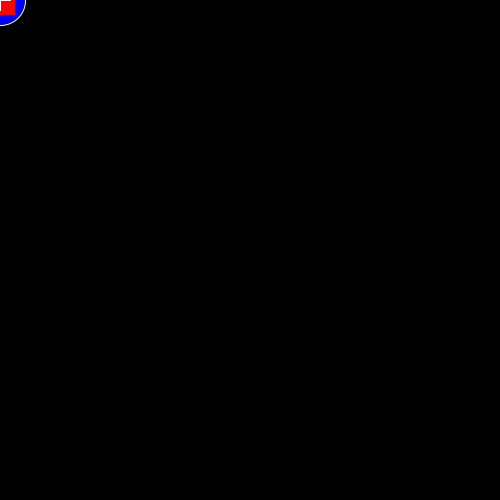
Frame 1 (no input)
Frame 60 (the mouse pressed at the canvas centre just before this capture): identical to frame 1, image omitted
Frame 120 (the mouse held since frame 60 and released just before this capture): blank canvas, image omitted

The Processing sketch that drew this single still picture (run headless with seeded random() and noise(); from frame 60 on, the mouse is pressed at the canvas centre):

// Processing sketch: processing_88974
// ── processing_88974.pde

void setup()
{
  size(500, 500);
}

void draw()
{
  if ((mouseX >= width/2 + 10) || (mouseX <= width/2 - 10)) // I tried to make it this include 10 below and above the centre on the Y-axis as well, but I could not get it to work so I simplified it to this.
  {
    background(0);

    fill(0, 0, 255);
    stroke(255);
    ellipse(mouseX, mouseY, 50, 50);

    fill(255, 0, 0);
    noStroke();
    rect(mouseX - 15, mouseY - 15, 30, 30);

    fill(255);
    stroke(255);
    line(mouseX, mouseY - 10, mouseX, mouseY + 10);
    line(mouseX - 10, mouseY, mouseX + 10, mouseY);
  }
  else
  {
    background(255);
  }
}
